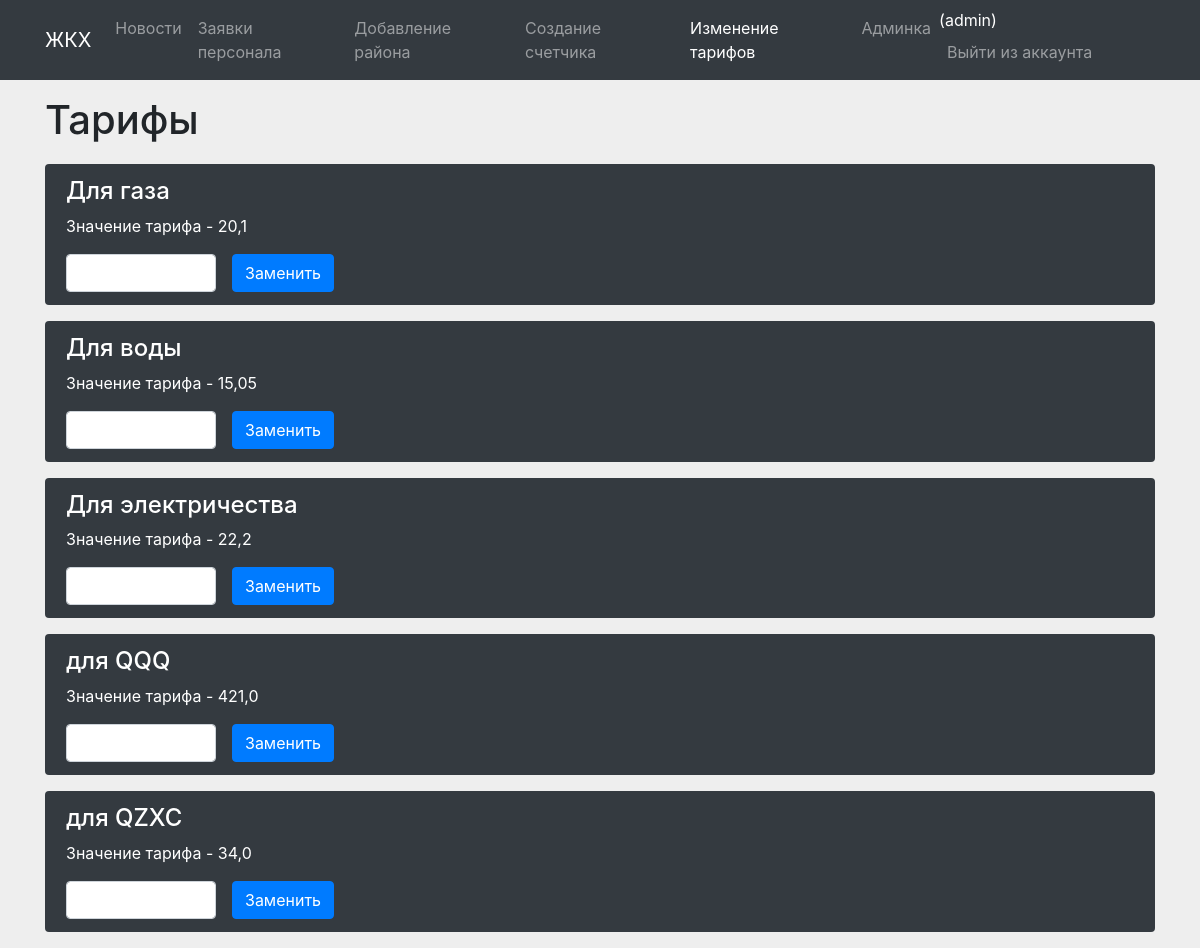
Page /change_bill_rate (signed in) on the committed database.
### main/models.py (models this page shows, shortened)
class CustomUser(AbstractUser):
    address = models.CharField("Адрес", max_length=100, null=False, blank=False, unique=True)
    district = models.ForeignKey(District, on_delete=models.CASCADE, default='1')
    allows = models.CharField("Разрешение", max_length=1, null=False, blank=False, default='1')
    email = models.EmailField("Почта",null=False, blank=False, unique=True)
    want_staff = models.BooleanField("Хочет быть админом", default=False)
    objects = CustomUserManager()
    REQUIRED_FIELDS = []

class Bill_rate(models.Model):
    name = models.CharField("Название тарифа", max_length=100, null=False, blank=False)
    cost = models.FloatField("Тариф", null=False, blank=False)
    district = models.ForeignKey('District', on_delete=models.CASCADE, default='1')
    bill_name = models.ForeignKey('Bill_name', on_delete=models.CASCADE)

### main/views.py (the view)
# urls.py: path('change_bill_rate', views.change_bill_rate, name = 'change_bill_rate'),
def change_bill_rate(request):
    bill_rates = Bill_rate.objects.filter(district = 1)
    if request.method == "POST":
        bill_rate = Bill_rate.objects.get(id = request.POST.get("id"))
        bill_rate.cost = request.POST.get('cost')
        bill_rate.save()
        return redirect('change_bill_rate')
    return render(request, 'main/admin_menu/change_bill_rate.html', {'title': 'Тарифы', 'bill_rates': bill_rates})

### templates/main/admin_menu/change_bill_rate.html (shortened to what this page needs)
{% extends 'page.html' %}
{% block content %}
<div class="container">
    {%if user.allows == '3'%}
    {% if bill_rates.exists %}
    <h1>Тарифы</h1>
    {% for bill_rate in bill_rates %}
        <div class="row">
            <div class="col">
                <div class="alert bg-dark text-white" role="alert">
                    <h4 class="alert-heading">{{ bill_rate.name }}</h4>
                    <p>Значение тарифа - {{ bill_rate.cost }}</p>
                    <form action="" class="mt-3 d-flex" method="post">{%csrf_token%}
                        <input type = "number" min="0" step="0.001" name="cost" id="" class = 'form-control' style="width: 150px;">
                        <input class = 'btn btn-primary ml-3' type="submit" value="Заменить">
                    </form>
                </div>
            </div>
        </div>
    {% endfor %}
    {% else %}
        <h1>Нет тарифов</h1>
    {% endif %}
    {%else%}
    <h1>Отказано в доступе</h1>
    {%endif%}
</div>
{% endblock %}

### templates/page.html (shortened to what this page needs)
<!DOCTYPE html>
<html lang="en">
<head>
    <link rel="stylesheet" href="https://cdn.jsdelivr.net/npm/bootstrap@4.0.0/dist/css/bootstrap.min.css">
    {% load static %}
    <link rel="stylesheet" href={% static "css/style.css" %}>
</head>
<body>
<nav class="navbar navbar-expand-lg bg-dark navbar-dark mb-3">
    <div class="container">
        <a class="navbar-brand" href="{% url 'news' %}">ЖКХ</a>
    <div class="collapse navbar-collapse" id="navbarSupportedContent">
        <ul class="navbar-nav mr-auto">
            <li class="nav-item {% if title == 'Новости'%}active {%endif%}">
                <a class="nav-link" href="{% url 'news' %}">Новости</a>
            </li>
            {%if user.allows == '1' %}
            <li class="nav-item {% if title == 'Ваши счета'%}active {%endif%}">
                <a class="nav-link" href="{% url 'bill' user.id %}">Просмотр счетов</a>
            </li>
            <li class="nav-item {% if title == 'Создание жалобы'%}active {%endif%}">
                <a class="nav-link" href="{% url 'create_report' %}">Оставить жалобу</a>
            </li>
            <li class="nav-item {% if title == 'Мои жалобы'%}active {%endif%}">
                <a class="nav-link" href="{% url 'my_reports' %}">Мои жалобы</a>
            </li>
            {% elif user.allows == '3' %}
            <li class="nav-item {% if title == 'Заявки'%}active {%endif%}">
                <a class="nav-link" href="{% url 'admin_reg' %}">Заявки персонала</a>
            </li>
            <li class="nav-item {% if title == 'Добавление района'%}active {%endif%}">
                <a class="nav-link" href="{% url 'create_district' %}">Добавление района</a>
            </li>
            <li class="nav-item {% if title == 'Создание счетчика'%}active {%endif%}">
                <a class="nav-link" href="{% url 'create_name' %}">Создание счетчика</a>
            </li>
            <li class="nav-item {% if title == 'Тарифы'%}active {%endif%}">
                <a class="nav-link" href="{% url 'change_bill_rate' %}">Изменение тарифов</a>
            </li>
            <li class="nav-item {% if title == ''%}active {%endif%}">
                <a class="nav-link" href="/admin">Админка</a>
            </li>
            {% endif %}
        </ul>
        <div class = "navbar-nav form-inline my-2 my-lg-0 ">
            {% if user.is_authenticated %}
                <a class="text-white" href="{% url 'account' %}">({{ user.username }})</a>
                <a class="nav-link" href="{% url 'logout' %}">Выйти из аккаунта</a>
            {% else %}
                <a class="nav-link" href="{% url 'login' %}">Войти в аккаунт</a>
            {% endif %}
        </div>
    </div>
    </div>
</nav>
    {% block content %}
    {% endblock %}
</body>
</html>

### main/static/css/style.css (style rules this page uses)
body { background-color: #eee; }
h1 { margin-bottom: 20px; }

### rows in the picture
CustomUser: username "admin"
Bill_rate: name "Для газа", cost "20,1"
Bill_rate: name "Для воды", cost "15,05"
Bill_rate: name "Для электричества", cost "22,2"
Bill_rate: name "для QQQ", cost "421,0"
Bill_rate: name "для QZXC", cost "34,0"
